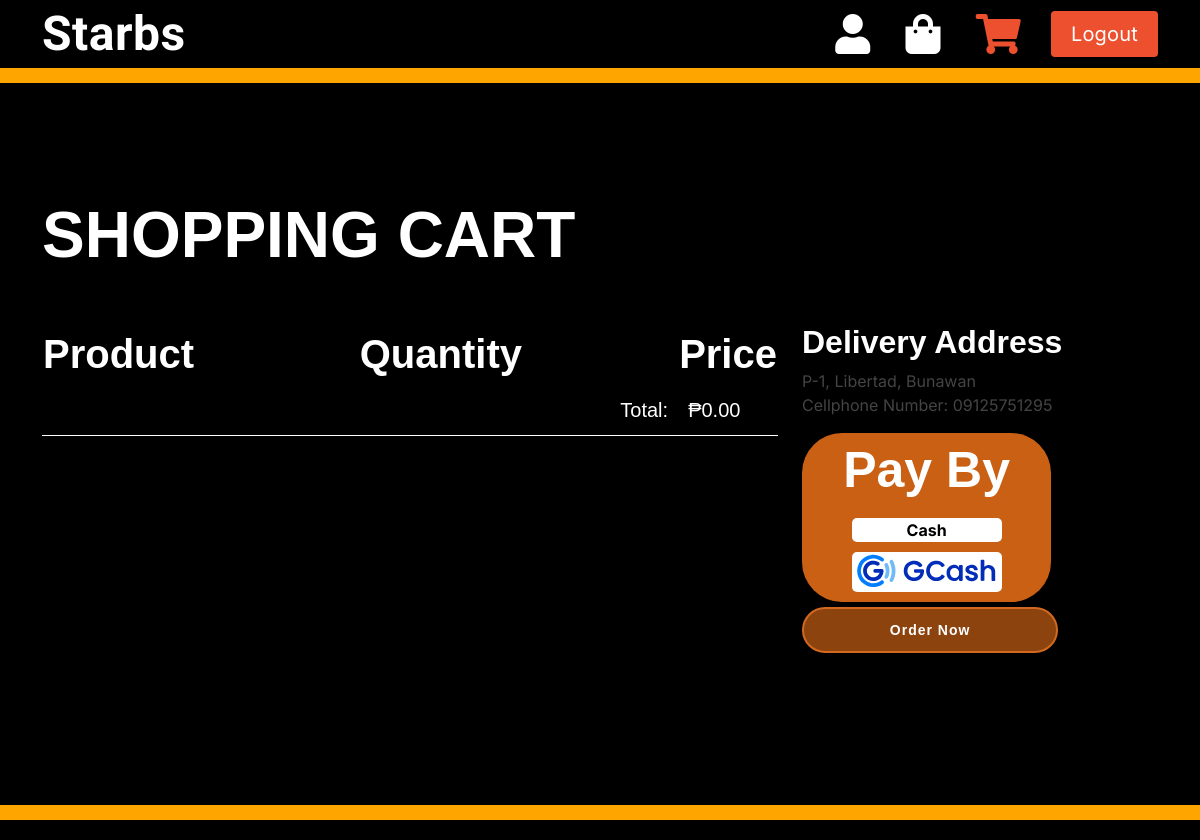
/checkout (signed in), run on the app's committed database.
### server.py (models this page shows, shortened)
class User(db.Model):
    id = db.Column(db.Integer, primary_key=True)
    fullname = db.Column(db.String(60), nullable=False)
    email = db.Column(db.String(120), unique=True, nullable=False)
    password = db.Column(db.String(60), nullable=False)
    gender = db.Column(db.String(60), nullable=False)
    phoneNumber = db.Column(db.String(60), nullable=True)
    city = db.Column(db.String(60), nullable=True)
    streetOrHouseNumber = db.Column(db.String(60), nullable=True)
    province = db.Column(db.String(60), nullable=True)
    barangay = db.Column(db.String(60), nullable=True)
    create_at = db.Column(db.DateTime, nullable=False, default=datetime.utcnow)
    update_at = db.Column(db.DateTime, nullable=False, default=datetime.utcnow)
    is_admin = db.Column(db.Boolean, default=False)

### server.py (the view)
@app.route('/checkout', methods=['GET'])
@login_required
def checkout():
    user_id = session['id']
    user_data = User.query.filter_by(id=user_id).first()
    cart_items = CartItem.query.filter(and_(CartItem.user_id == user_id, CartItem.paid == 0, CartItem.recipt == 0)).all()
    return render_template('cart.html', userDatas=user_data, cartData=cart_items)

### server.py (called while the page is built)
def login_required(f):
    @wraps(f)
    def decorated_function(*args, **kwargs):
        if 'logged_in' not in session:
            return redirect('/login')
        return f(*args, **kwargs)
    return decorated_function

### templates/cart.html (shortened to what this page needs)
{% extends "master.html" %}
{% block body %}
<section class="full-height-section" style="background-color: black">
  <div class="container" data-aos="fade-up">
    <div class="section-title">
      <p style="color:white; font-size: 64px; font-family: Arial; font-weight: bold;">Shopping Cart</p>
    </div>
    <div class="row">
      <div class="col-lg-8">
        <table id="cartTable">
          <thead>
            <tr>
              <th>Product</th>
              <th>Quantity</th>
              <th colspan="2">Price</th>
            </tr>
          </thead>
          <tbody>
            <tr class="total-row">
              <td colspan="2" style="text-align: right;">Total: </td>
              <td id="totalPrice">₱{{ total_price }}</td>
            </tr>
          </tbody>
        </table>
      </div>
      <div class="col-lg-4">
        <h2 style="color:white;  font-family: Arial; font-weight: bold;">Delivery Address</h2>
        <p>{{ userDatas.streetOrHouseNumber }}, {{ userDatas.barangay }}, {{ userDatas.city }}<br>Cellphone Number: <span>{{ userDatas.phoneNumber }}</span></p>
        <div class="payment-box">
          <div class="payment-heading">Pay By</div>
          <div class="payment-options">
            <div id="cashPayment" class="payment-option"
            onmouseover="this.style.backgroundColor='green'; this.style.color='white'"
            onmouseout="this.style.backgroundColor='white'; this.style.color='black'"
            onclick="togglePayment('gcashPayment', 'cashPayment', 'Cash')"
            style="display: inline-block; color: black"
            >
            Cash
          </div>
<div id="gcashPayment" class="payment-option" style="height: 40px; display: block; color: black; background-image: url('{{ url_for('static', filename='assets/img/gcash-logo-vector.svg')}}'); background-size: cover; background-repeat: no-repeat; background-position: center;"
    onmouseover="this.style.backgroundColor='blue'; "
    onmouseout="this.style.backgroundColor='white';"
    onclick="togglePayment('cashPayment', 'gcashPayment', 'Gcash')"
>
</div>
    </div>
  </div>
  <a href="#" id="ordernow" onclick="orderNow()" class="btn-get-starteds animate__animated animate__fadeInUp scrollto" style="margin-top: 5px; display: block ; width: 72% ; text-align: center;" >Order Now</a>
</div>
</div>
</div>
</section>
{% endblock %}

### static/assets/css/style.css (style rules this page uses)
body { font-family: "Inter", sans-serif, "ABeeZee", "Lato", "Vujahday Script","Allan"; color: #444444; }
a { color: #ed502e; text-decoration: none; }
h1, h2, h3, h4, h5, h6 { font-family: "Raleway", sans-serif; }
.full-height-section { height: 100vh; display: flex; align-items: center; }
section { padding: 60px 0; }
.section-title { padding-bottom: 40px; }
.section-title p { margin: 0; margin: 0; font-size: 36px; font-weight: 700; text-transform: uppercase; font-family: "Poppins", sans-serif; color: #0f2f57; }
.btn-get-starteds { font-family: "Raleway", sans-serif; font-weight: bold; font-size: 14px; letter-spacing: 1px; display: inline-block; padding: 14px 32px; border-radius: 25px; transition: 0.5s; line-height: 1; color: #fff; animation-delay: 0.8s; background: rgba(201, 96, 20, 0.7); margin-top: 15px; border: 2px solid #D2691E; }

### templates/cart.html (style rules this page uses)
th { background-color: black; color: white; font-size: 40px; font-family: Arial; font-weight: bold; width: 50%; }
td { border-bottom: 1px solid white; color: white; font-size: 20px; font-family: Arial; padding: 10px; }
.payment-box { background-color: #C96014; padding: 0px; margin-top: 0px; border-radius: 40px; display: flex; flex-direction: column; align-items: center; justify-content: center; text-align: center; width: 70%; }
.payment-heading { color: white; font-size: 50px; font-weight: bold; margin-bottom: 10px; font-family: Arial; }
.payment-option { background-color: white; border-radius: 5px; margin-bottom: 10px; width: 150px; max-width: 100%; text-align: center; font-weight: normal; font-weight: bold; }

### data on the page
User: streetOrHouseNumber "P-1", barangay "Libertad", city "Bunawan", phoneNumber "09125751295"
